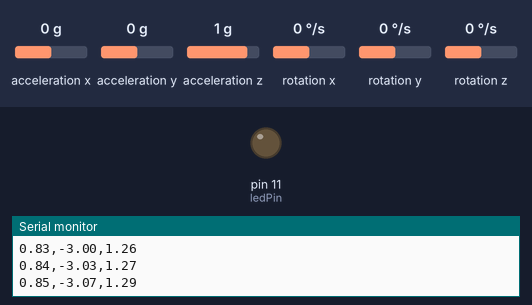
A sketch run on a simulated Arduino Uno, built with avr-gcc and run on an emulated ATmega328P. On the bench: output pins drawn as LEDs (lit = HIGH), the last lines printed to the serial monitor. Wiring (inferred from the names in the program): MPU-6050 motion sensor at I2C address 0x68. The test bench sets the inputs (shaded band); at power-on: rotation z 0 °/s, acceleration x 0 g, acceleration y 0 g, acceleration z 1 g, rotation x 0 °/s, rotation y 0 °/s.

Above: at 1.7 s.
1.8 s: rotation z set to -18 °/s
4.8 s: rotation z set to -23 °/s
At 5.9 s:
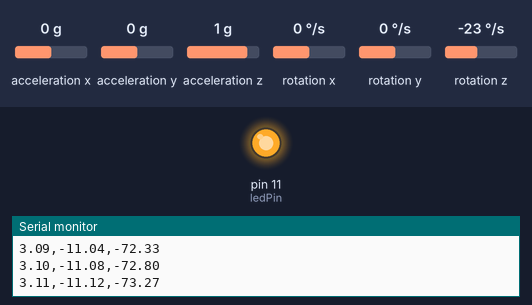
7.8 s: rotation z set to 0 °/s
At 8.6 s:
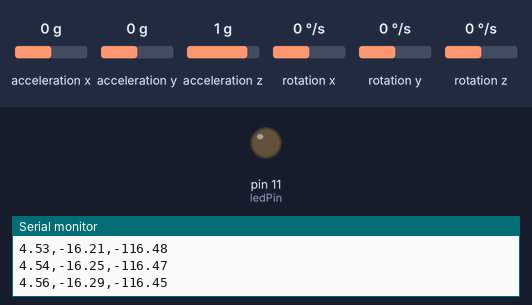
10.8 s: rotation z set to -192 °/s
At 11.8 s:
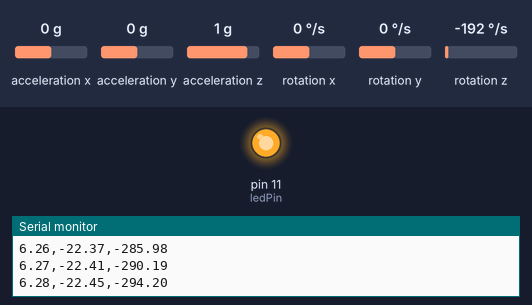
Timing chart, 0 to 13.3 s (numbered marks = the images above; inputs shaded):
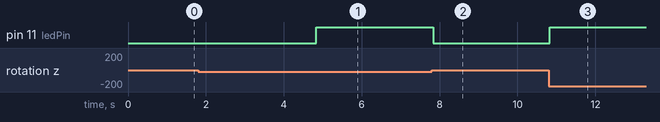

The sketch:

accelerometer.ino
```cpp
/*
   Arduino and MPU6050 Accelerometer and Gyroscope Sensor Tutorial
   by Dejan, https://howtomechatronics.com

    Modified a bit by Ken Nakagaki for Class "Actuated UIs & Tech" at UChicago
*/
#include <Wire.h>
const int MPU = 0x68;  // MPU6050 I2C address
float AccX, AccY, AccZ;
float GyroX, GyroY, GyroZ;
float accAngleX, accAngleY, gyroAngleX, gyroAngleY, gyroAngleZ;
float roll, pitch, yaw;
float AccErrorX, AccErrorY, GyroErrorX, GyroErrorY, GyroErrorZ;
float elapsedTime, currentTime, previousTime;
int c = 0;

int ledPin = 11;

void setup() {
  Serial.begin(9600);
  Wire.begin();                 // Initialize comunication
  Wire.beginTransmission(MPU);  // Start communication with MPU6050 // MPU=0x68
  Wire.write(0x6B);             // Talk to the register 6B
  Wire.write(0x00);             // Make reset - place a 0 into the 6B register
  Wire.endTransmission(true);   //end the transmission
  /*
  // Configure Accelerometer Sensitivity - Full Scale Range (default +/- 2g)
  Wire.beginTransmission(MPU);
  Wire.write(0x1C);                  //Talk to the ACCEL_CONFIG register (1C hex)
  Wire.write(0x10);                  //Set the register bits as 00010000 (+/- 8g full scale range)
  Wire.endTransmission(true);
  // Configure Gyro Sensitivity - Full Scale Range (default +/- 250deg/s)
  Wire.beginTransmission(MPU);
  Wire.write(0x1B);                   // Talk to the GYRO_CONFIG register (1B hex)
  Wire.write(0x10);                   // Set the register bits as 00010000 (1000deg/s full scale)
  Wire.endTransmission(true);
  delay(20);
  */
  // Call this function if you need to get the IMU error values for your module
  calculate_IMU_error();
  delay(20);

  pinMode(ledPin, OUTPUT);
}

void loop() {
  // === Read acceleromter data === //
  Wire.beginTransmission(MPU);
  Wire.write(0x3B);  // Start with register 0x3B (ACCEL_XOUT_H)
  Wire.endTransmission(false);
  Wire.requestFrom(MPU, 6, true);  // Read 6 registers total, each axis value is stored in 2 registers
  //For a range of +-2g, we need to divide the raw values by 16384, according to the datasheet
  AccX = (Wire.read() << 8 | Wire.read()) / 16384.0;  // X-axis value
  AccY = (Wire.read() << 8 | Wire.read()) / 16384.0;  // Y-axis value
  AccZ = (Wire.read() << 8 | Wire.read()) / 16384.0;  // Z-axis value
  // Calculating Roll and Pitch from the accelerometer data
  accAngleX = (atan(AccY / sqrt(pow(AccX, 2) + pow(AccZ, 2))) * 180 / PI) - 0.58;       // AccErrorX ~(0.58) See the calculate_IMU_error()custom function for more details
  accAngleY = (atan(-1 * AccX / sqrt(pow(AccY, 2) + pow(AccZ, 2))) * 180 / PI) + 1.58;  // AccErrorY ~(-1.58)


  // === Read gyroscope data === //
  previousTime = currentTime;                         // Previous time is stored before the actual time read
  currentTime = millis();                             // Current time actual time read
  elapsedTime = (currentTime - previousTime) / 1000;  // Divide by 1000 to get seconds
  Wire.beginTransmission(MPU);
  Wire.write(0x43);  // Gyro data first register address 0x43
  Wire.endTransmission(false);
  Wire.requestFrom(MPU, 6, true);                    // Read 4 registers total, each axis value is stored in 2 registers
  GyroX = (Wire.read() << 8 | Wire.read()) / 131.0;  // For a 250deg/s range we have to divide first the raw value by 131.0, according to the datasheet
  GyroY = (Wire.read() << 8 | Wire.read()) / 131.0;
  GyroZ = (Wire.read() << 8 | Wire.read()) / 131.0;
  // Correct the outputs with the calculated error values
  GyroX = GyroX + 0.56;  // GyroErrorX ~(-0.56)
  GyroY = GyroY - 2;     // GyroErrorY ~(2)
  GyroZ = GyroZ + 0.79;  // GyroErrorZ ~ (-0.8)
  // Currently the raw values are in degrees per seconds, deg/s, so we need to multiply by sendonds (s) to get the angle in degrees
  gyroAngleX = gyroAngleX + GyroX * elapsedTime;  // deg/s * s = deg
  gyroAngleY = gyroAngleY + GyroY * elapsedTime;
  yaw = yaw + GyroZ * elapsedTime;

  // Complementary filter - combine acceleromter and gyro angle values
  roll = 0.96 * gyroAngleX + 0.04 * accAngleX;
  pitch = 0.96 * gyroAngleY + 0.04 * accAngleY;

  // Print the values on the serial monitor
  Serial.print(roll);
  Serial.print(",");
  Serial.print(pitch);
  Serial.print(",");
  Serial.println(yaw);

  if(abs(GyroZ) > 20.0) {  // Check if the yaw vibration is greater than 2 degrees per second
  digitalWrite(ledPin, HIGH);  // Turn on the LED if yaw vibration is detected
} else {
  digitalWrite(ledPin, LOW);  // Turn off the LED if there is no yaw vibration detected
}

}
void calculate_IMU_error() {
  // We can call this funtion in the setup section to calculate the accelerometer and gyro data error. From here we will get the error values used in the above equations printed on the Serial Monitor.
  // Note that we should place the IMU flat in order to get the proper values, so that we then can the correct values
  // Read accelerometer values 200 times
  while (c < 200) {
    Wire.beginTransmission(MPU);
    Wire.write(0x3B);
    Wire.endTransmission(false);
    Wire.requestFrom(MPU, 6, true);
    AccX = (Wire.read() << 8 | Wire.read()) / 16384.0;
    AccY = (Wire.read() << 8 | Wire.read()) / 16384.0;
    AccZ = (Wire.read() << 8 | Wire.read()) / 16384.0;
    // Sum all readings
    AccErrorX = AccErrorX + ((atan((AccY) / sqrt(pow((AccX), 2) + pow((AccZ), 2))) * 180 / PI));
    AccErrorY = AccErrorY + ((atan(-1 * (AccX) / sqrt(pow((AccY), 2) + pow((AccZ), 2))) * 180 / PI));
    c++;
  }
  //Divide the sum by 200 to get the error value
  AccErrorX = AccErrorX / 200;
  AccErrorY = AccErrorY / 200;
  c = 0;
  // Read gyro values 200 times
  while (c < 200) {
    Wire.beginTransmission(MPU);
    Wire.write(0x43);
    Wire.endTransmission(false);
    Wire.requestFrom(MPU, 6, true);
    GyroX = Wire.read() << 8 | Wire.read();
    GyroY = Wire.read() << 8 | Wire.read();
    GyroZ = Wire.read() << 8 | Wire.read();
    // Sum all readings
    GyroErrorX = GyroErrorX + (GyroX / 131.0);
    GyroErrorY = GyroErrorY + (GyroY / 131.0);
    GyroErrorZ = GyroErrorZ + (GyroZ / 131.0);
    c++;
  }
  //Divide the sum by 200 to get the error value
  GyroErrorX = GyroErrorX / 200;
  GyroErrorY = GyroErrorY / 200;
  GyroErrorZ = GyroErrorZ / 200;
  // Print the error values on the Serial Monitor
  Serial.print("AccErrorX: ");
  Serial.println(AccErrorX);
  Serial.print("AccErrorY: ");
  Serial.println(AccErrorY);
  Serial.print("GyroErrorX: ");
  Serial.println(GyroErrorX);
  Serial.print("GyroErrorY: ");
  Serial.println(GyroErrorY);
  Serial.print("GyroErrorZ: ");
  Serial.println(GyroErrorZ);
}
```

Measured:
- the behaviour switches between -20 and -21 °/s on rotation z (found by bisection; images 0 and 1)
- after the input at 4.8 s, pin 11 (ledPin): LOW → HIGH at once
- after the input at 7.8 s, pin 11 (ledPin): HIGH → LOW at once
- after the input at 10.8 s, pin 11 (ledPin): LOW → HIGH at once
